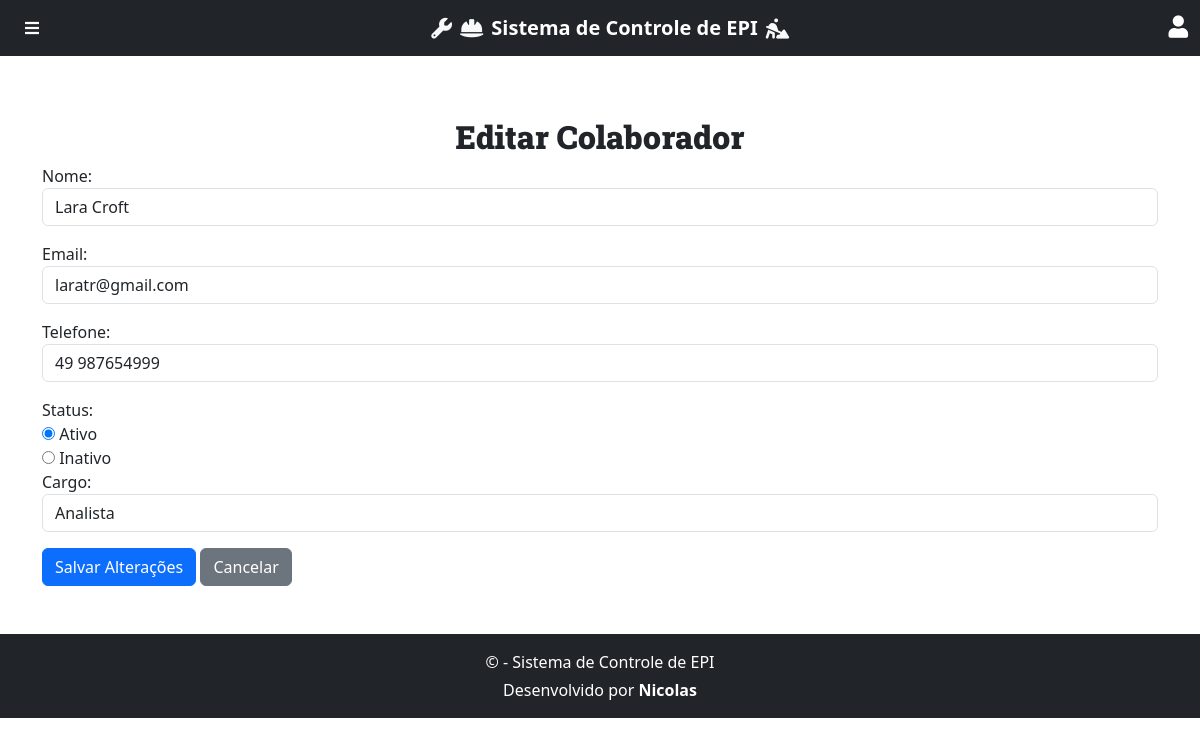
Page /colaborador/12/editar on the committed database.
### core/models/colaborador_model.py (models this page shows, shortened)
class Colaborador(models.Model):
    nome = models.CharField(max_length=100)
    email = models.EmailField(unique=True)
    telefone = models.CharField(max_length=15, blank=True, null=True)
    status = models.BooleanField(default=True)
    cargo = models.CharField(max_length=100, blank=True, null=True)

### core/views/colaborador_views.py (the view)
# urls.py: path('colaborador/<int:id>/editar', colaborador_views.editar_colaborador, name='editar_colaborador'),
def editar_colaborador(request, id):
    colaborador = get_object_or_404(Colaborador, id=id)
    if request.method == 'POST':
        form = ColaboradorForm(request.POST, instance=colaborador)
        if form.is_valid():
            form.save()
            return redirect('criar_colaborador')
    else:
        form = ColaboradorForm(instance=colaborador)
    return render(request, 'core/pages/editar_colaborador.html', {
        'form': form,
        'colaborador': colaborador
    })

### core/forms/colaborador_form.py (shortened to what this page needs)
class ColaboradorForm(forms.ModelForm):
    STATUS_CHOICES = [
        (True, 'Ativo'),
        (False, 'Inativo'),
    ]
    status = forms.ChoiceField(
        choices=STATUS_CHOICES,
        widget=forms.RadioSelect()
    )
    class Meta:
        model = Colaborador
        fields = ['nome', 'email', 'telefone', 'status', 'cargo']
        widgets = {
            'nome': forms.TextInput(attrs={'class': 'form-control', 'placeholder': 'Digite o nome aqui'}),
            'email': forms.EmailInput(attrs={'class': 'form-control', 'placeholder': 'Digite o email aqui'}),
            'telefone': forms.TextInput(attrs={'class': 'form-control', 'placeholder': 'Digite o telefone aqui'}),
            'cargo': forms.TextInput(attrs={'class': 'form-control', 'placeholder': 'Digite o cargo aqui'}),
        }

### core/templates/core/pages/editar_colaborador.html (shortened to what this page needs)
{% extends 'global/base.html' %}
{% load static %}
{% block content %}
  <div class="container mt-4">
    <h2>Editar Colaborador</h2>
    <form action="{% url 'editar_colaborador' colaborador.id %}" method="POST" class="mb-5">
      <div class="mb-3">
        {{ form.nome.label_tag }}
        {{ form.nome }}
      </div>
      <div class="mb-3">
        {{ form.email.label_tag }}
        {{ form.email }}
      </div>
      <div class="mb-3">
        {{ form.telefone.label_tag }}
        {{ form.telefone }}
      </div>
      <div class="mb-3">
        {{ form.status.label_tag }}
        {{ form.status }}
      <div class="mb-3">
        {{ form.cargo.label_tag }}
        {{ form.cargo }}
      </div>
      <button type="submit" class="btn btn-primary">Salvar Alterações</button>
      <a href="{% url 'criar_colaborador' %}" class="btn btn-secondary">Cancelar</a>
    </form>
  </div>
{% endblock %}

### core/static/core/css/styles.css (style rules this page uses)
:root { --color-primary: #269fe6; --color-primary-hover: #2086c2; --color-primary-dark: #13141f; --color-primary-dark-hover: #212336; --color-primary-light: #d4ecfa; --color-primary-light-hover: #bdd8e7; --color-white: #fff; --color-black: #000; --color-dark-text: #444; --color-info-light: #cce5ff; --color-debug-light: #cce5ff; --color-success-light: #d4edda; --color-alert-light: #fff3cd; --color-warning-light: #fff3cd; --color-error-light: #f8d7da; --color-info-dark: #4d86c4; --color-debug-dark: #4d86c4; --color-success-dark: #4a9c5d; --color-alert-dark: #927f40; --color-warning-dark: #927f40; --color-error-dark: #da525d; --color-gray-0: #f9f9f9; --color-gray-1: #e0e0e0; --color-gray-2: #c7c7c7; --color-gray-3: #aeaeae; --color-gray-4: #959595; --color-gray-5: #7d7d7d; --color-gray-6: #646464; --color-gray-7: #4b4b4b; --color-gray-8: #323232; --color-gray-9: #191919; --font-primary: sans-serif; --font-headings: 'Roboto Slab', serif; --spacing-gutter-medium: 3rem; --spacing-gutter-large: 4rem; }
body { padding-top: 70px; }
h2 { font-family: var(--font-headings); font-weight: 900; text-align: center; }

### rows in the picture
Colaborador: nome "Lara Croft", email "laratr@gmail.com", telefone "49 987654999", status "☑ Ativo ☐ Inativo", cargo "Analista"
